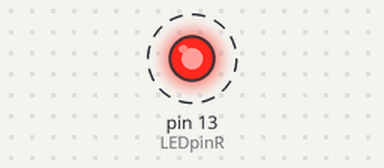
A sketch run on a simulated Arduino Uno, built with avr-gcc and run on an emulated ATmega328P. On the bench: output pins drawn as LEDs (lit = HIGH). Dashed ring = blinking.

Above: at 0.5 s.
Timing chart, 0 to 4.6 s (numbered marks = the images above):
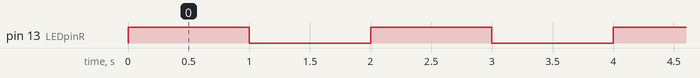

Measured:
- by itself, pin 13 (LEDpinR): alternates HIGH for 1.0 s and LOW for 1.0 s

The sketch:

HelloWorld.ino
```cpp
//int LEDpinY = 9;
int LEDpinR = 13;

void setup() {
  // put your setup code here, to run once:

  //pinMode(LEDpinY,OUTPUT);
  pinMode(LEDpinR,OUTPUT);


}

void loop() {
  // put your main code here, to run repeatedly:

 digitalWrite(LEDpinR,HIGH);
 delay(1000);
 digitalWrite(LEDpinR,LOW);
 delay(1000);
}
```
